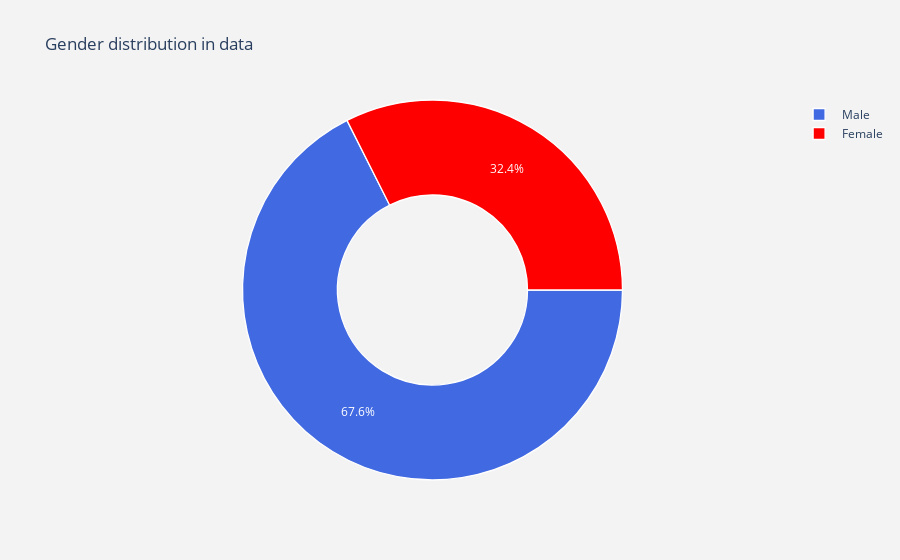

Source (notebook cell):
### Markdown cell above
# Gender Distribution in the dataframe

### Code cell
#labels
lab = train_df["sex"].value_counts().keys().tolist()
#values
val = train_df["sex"].value_counts().values.tolist()

trace = go.Pie(labels = lab ,
               values = val ,
               marker = dict(colors =  [ 'royalblue' ,'red'],
                             line = dict(color = "white",
                                         width =  1.3)
                            ),
               rotation = 90,
               hoverinfo = "label+value+text",
               hole = .5
              )
layout = go.Layout(dict(title = "Gender distribution in data",
                        plot_bgcolor  = "rgb(243,243,243)",
                        paper_bgcolor = "rgb(243,243,243)",
                       )
                  )

data = [trace]
fig = go.Figure(data = data,layout = layout)
py.iplot(fig)

### Figure 1 — Plotly figure (JSON) as saved in the notebook; plotly's stock layout.template omitted (floating-point values rounded to 4 significant figures)
{"data": [{"hole": 0.5, "hoverinfo": "label+value+text", "labels": [" Male", " Female"], "marker": {"colors": ["royalblue", "red"], "line": {"color": "white", "width": 1.3}}, "rotation": 90, "type": "pie", "values": [20380, 9782]}], "layout": {"paper_bgcolor": "rgb(243,243,243)", "plot_bgcolor": "rgb(243,243,243)", "title": {"text": "Gender distribution in data"}}}
